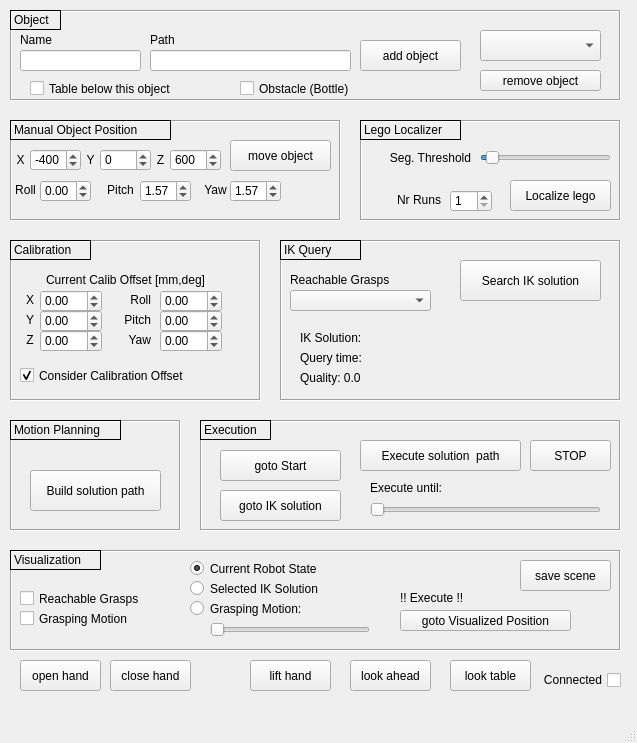
<?xml version="1.0" encoding="UTF-8"?>
<ui version="4.0">
 <class>MainWindowGraspingPipeline</class>
 <widget class="QMainWindow" name="MainWindowGraspingPipeline">
  <property name="geometry">
   <rect>
    <x>0</x>
    <y>0</y>
    <width>637</width>
    <height>743</height>
   </rect>
  </property>
  <property name="windowTitle">
   <string>iCub Grasping Pipeline</string>
  </property>
  <widget class="QWidget" name="centralwidget">
   <widget class="QCheckBox" name="checkBoxConnected">
    <property name="geometry">
     <rect>
      <x>520</x>
      <y>670</y>
      <width>101</width>
      <height>20</height>
     </rect>
    </property>
    <property name="layoutDirection">
     <enum>Qt::RightToLeft</enum>
    </property>
    <property name="text">
     <string>Connected</string>
    </property>
    <property name="checkable">
     <bool>false</bool>
    </property>
   </widget>
   <widget class="QFrame" name="frame">
    <property name="geometry">
     <rect>
      <x>280</x>
      <y>240</y>
      <width>341</width>
      <height>161</height>
     </rect>
    </property>
    <property name="frameShape">
     <enum>QFrame::Box</enum>
    </property>
    <property name="frameShadow">
     <enum>QFrame::Sunken</enum>
    </property>
    <widget class="QLabel" name="labelIKSolutionQuality">
     <property name="geometry">
      <rect>
       <x>20</x>
       <y>130</y>
       <width>281</width>
       <height>16</height>
      </rect>
     </property>
     <property name="text">
      <string>Quality: 0.0</string>
     </property>
    </widget>
    <widget class="QComboBox" name="comboBoxReachableGrasps">
     <property name="geometry">
      <rect>
       <x>10</x>
       <y>50</y>
       <width>141</width>
       <height>21</height>
      </rect>
     </property>
    </widget>
    <widget class="QPushButton" name="pushButtonSearchIK">
     <property name="geometry">
      <rect>
       <x>180</x>
       <y>20</y>
       <width>141</width>
       <height>41</height>
      </rect>
     </property>
     <property name="text">
      <string>Search IK solution</string>
     </property>
    </widget>
    <widget class="QLabel" name="labelIKSolution">
     <property name="geometry">
      <rect>
       <x>20</x>
       <y>90</y>
       <width>281</width>
       <height>16</height>
      </rect>
     </property>
     <property name="text">
      <string>IK Solution: &lt;not checked&gt;</string>
     </property>
    </widget>
    <widget class="QLabel" name="label_11">
     <property name="geometry">
      <rect>
       <x>10</x>
       <y>30</y>
       <width>151</width>
       <height>20</height>
      </rect>
     </property>
     <property name="text">
      <string>Reachable Grasps</string>
     </property>
     <property name="alignment">
      <set>Qt::AlignLeading|Qt::AlignLeft|Qt::AlignVCenter</set>
     </property>
    </widget>
    <widget class="QLabel" name="labelIKSolutionQuery">
     <property name="geometry">
      <rect>
       <x>20</x>
       <y>110</y>
       <width>281</width>
       <height>16</height>
      </rect>
     </property>
     <property name="text">
      <string>Query time:</string>
     </property>
    </widget>
    <widget class="QLabel" name="label_27">
     <property name="geometry">
      <rect>
       <x>0</x>
       <y>0</y>
       <width>81</width>
       <height>20</height>
      </rect>
     </property>
     <property name="frameShape">
      <enum>QFrame::Box</enum>
     </property>
     <property name="text">
      <string>IK Query</string>
     </property>
     <property name="alignment">
      <set>Qt::AlignLeading|Qt::AlignLeft|Qt::AlignVCenter</set>
     </property>
    </widget>
   </widget>
   <widget class="QFrame" name="frame_2">
    <property name="geometry">
     <rect>
      <x>10</x>
      <y>10</y>
      <width>611</width>
      <height>91</height>
     </rect>
    </property>
    <property name="autoFillBackground">
     <bool>false</bool>
    </property>
    <property name="styleSheet">
     <string notr="true"/>
    </property>
    <property name="frameShape">
     <enum>QFrame::Box</enum>
    </property>
    <property name="frameShadow">
     <enum>QFrame::Sunken</enum>
    </property>
    <widget class="QPushButton" name="pushButtonRemoveObject">
     <property name="geometry">
      <rect>
       <x>470</x>
       <y>60</y>
       <width>121</width>
       <height>21</height>
      </rect>
     </property>
     <property name="text">
      <string>remove object</string>
     </property>
    </widget>
    <widget class="QLineEdit" name="lineEditObjPath">
     <property name="geometry">
      <rect>
       <x>140</x>
       <y>40</y>
       <width>201</width>
       <height>21</height>
      </rect>
     </property>
    </widget>
    <widget class="QLabel" name="label_8">
     <property name="geometry">
      <rect>
       <x>140</x>
       <y>20</y>
       <width>41</width>
       <height>20</height>
      </rect>
     </property>
     <property name="text">
      <string>Path</string>
     </property>
     <property name="alignment">
      <set>Qt::AlignLeading|Qt::AlignLeft|Qt::AlignVCenter</set>
     </property>
    </widget>
    <widget class="QLabel" name="label_7">
     <property name="geometry">
      <rect>
       <x>10</x>
       <y>20</y>
       <width>41</width>
       <height>20</height>
      </rect>
     </property>
     <property name="text">
      <string>Name</string>
     </property>
     <property name="alignment">
      <set>Qt::AlignLeading|Qt::AlignLeft|Qt::AlignVCenter</set>
     </property>
    </widget>
    <widget class="QPushButton" name="pushButtonAddObj">
     <property name="geometry">
      <rect>
       <x>350</x>
       <y>30</y>
       <width>101</width>
       <height>31</height>
      </rect>
     </property>
     <property name="text">
      <string>add object</string>
     </property>
    </widget>
    <widget class="QLineEdit" name="lineEditObjName">
     <property name="geometry">
      <rect>
       <x>10</x>
       <y>40</y>
       <width>121</width>
       <height>21</height>
      </rect>
     </property>
    </widget>
    <widget class="QComboBox" name="comboBoxObject">
     <property name="geometry">
      <rect>
       <x>470</x>
       <y>20</y>
       <width>121</width>
       <height>31</height>
      </rect>
     </property>
    </widget>
    <widget class="QCheckBox" name="checkBoxTable">
     <property name="geometry">
      <rect>
       <x>20</x>
       <y>70</y>
       <width>171</width>
       <height>17</height>
      </rect>
     </property>
     <property name="text">
      <string>Table below this object</string>
     </property>
    </widget>
    <widget class="QLabel" name="label_25">
     <property name="geometry">
      <rect>
       <x>0</x>
       <y>0</y>
       <width>51</width>
       <height>20</height>
      </rect>
     </property>
     <property name="frameShape">
      <enum>QFrame::Box</enum>
     </property>
     <property name="text">
      <string>Object</string>
     </property>
     <property name="alignment">
      <set>Qt::AlignLeading|Qt::AlignLeft|Qt::AlignVCenter</set>
     </property>
    </widget>
    <widget class="QCheckBox" name="checkBoxObstacle">
     <property name="geometry">
      <rect>
       <x>230</x>
       <y>70</y>
       <width>171</width>
       <height>17</height>
      </rect>
     </property>
     <property name="text">
      <string>Obstacle (Bottle)</string>
     </property>
    </widget>
   </widget>
   <widget class="QFrame" name="frame_3">
    <property name="geometry">
     <rect>
      <x>200</x>
      <y>420</y>
      <width>421</width>
      <height>111</height>
     </rect>
    </property>
    <property name="frameShape">
     <enum>QFrame::Box</enum>
    </property>
    <property name="frameShadow">
     <enum>QFrame::Sunken</enum>
    </property>
    <widget class="QPushButton" name="pushButtonExecuteIK">
     <property name="geometry">
      <rect>
       <x>20</x>
       <y>70</y>
       <width>121</width>
       <height>31</height>
      </rect>
     </property>
     <property name="text">
      <string>goto IK solution</string>
     </property>
    </widget>
    <widget class="QPushButton" name="pushButtonExecutePath">
     <property name="geometry">
      <rect>
       <x>160</x>
       <y>20</y>
       <width>161</width>
       <height>31</height>
      </rect>
     </property>
     <property name="text">
      <string>Execute solution  path</string>
     </property>
    </widget>
    <widget class="QPushButton" name="pushButtonStartPose">
     <property name="geometry">
      <rect>
       <x>20</x>
       <y>30</y>
       <width>121</width>
       <height>31</height>
      </rect>
     </property>
     <property name="text">
      <string>goto Start</string>
     </property>
    </widget>
    <widget class="QSlider" name="horizontalSliderExecutePath">
     <property name="enabled">
      <bool>false</bool>
     </property>
     <property name="geometry">
      <rect>
       <x>170</x>
       <y>80</y>
       <width>231</width>
       <height>19</height>
      </rect>
     </property>
     <property name="maximum">
      <number>1000</number>
     </property>
     <property name="orientation">
      <enum>Qt::Horizontal</enum>
     </property>
    </widget>
    <widget class="QLabel" name="label_16">
     <property name="geometry">
      <rect>
       <x>170</x>
       <y>60</y>
       <width>141</width>
       <height>16</height>
      </rect>
     </property>
     <property name="text">
      <string>Execute until:</string>
     </property>
    </widget>
    <widget class="QPushButton" name="pushButtonExecutePathSTOP">
     <property name="geometry">
      <rect>
       <x>330</x>
       <y>20</y>
       <width>81</width>
       <height>31</height>
      </rect>
     </property>
     <property name="text">
      <string>STOP</string>
     </property>
    </widget>
    <widget class="QLabel" name="label_29">
     <property name="geometry">
      <rect>
       <x>0</x>
       <y>0</y>
       <width>71</width>
       <height>20</height>
      </rect>
     </property>
     <property name="frameShape">
      <enum>QFrame::Box</enum>
     </property>
     <property name="text">
      <string>Execution</string>
     </property>
     <property name="alignment">
      <set>Qt::AlignLeading|Qt::AlignLeft|Qt::AlignVCenter</set>
     </property>
    </widget>
   </widget>
   <widget class="QFrame" name="frame_4">
    <property name="geometry">
     <rect>
      <x>10</x>
      <y>550</y>
      <width>611</width>
      <height>101</height>
     </rect>
    </property>
    <property name="frameShape">
     <enum>QFrame::Box</enum>
    </property>
    <property name="frameShadow">
     <enum>QFrame::Sunken</enum>
    </property>
    <widget class="QRadioButton" name="radioButtonRobotVisuCurrent">
     <property name="geometry">
      <rect>
       <x>180</x>
       <y>10</y>
       <width>191</width>
       <height>17</height>
      </rect>
     </property>
     <property name="text">
      <string>Current Robot State</string>
     </property>
     <property name="checked">
      <bool>true</bool>
     </property>
    </widget>
    <widget class="QRadioButton" name="radioButtonRobotVisuIk">
     <property name="geometry">
      <rect>
       <x>180</x>
       <y>30</y>
       <width>191</width>
       <height>17</height>
      </rect>
     </property>
     <property name="text">
      <string>Selected IK Solution</string>
     </property>
    </widget>
    <widget class="QRadioButton" name="radioButtonRobotVisuGraspingMotion">
     <property name="geometry">
      <rect>
       <x>180</x>
       <y>50</y>
       <width>191</width>
       <height>17</height>
      </rect>
     </property>
     <property name="text">
      <string>Grasping Motion:</string>
     </property>
    </widget>
    <widget class="QSlider" name="horizontalSliderGraspingMotion">
     <property name="enabled">
      <bool>false</bool>
     </property>
     <property name="geometry">
      <rect>
       <x>200</x>
       <y>70</y>
       <width>160</width>
       <height>19</height>
      </rect>
     </property>
     <property name="maximum">
      <number>1000</number>
     </property>
     <property name="orientation">
      <enum>Qt::Horizontal</enum>
     </property>
    </widget>
    <widget class="QPushButton" name="pushButtonExecutePos">
     <property name="geometry">
      <rect>
       <x>390</x>
       <y>60</y>
       <width>171</width>
       <height>21</height>
      </rect>
     </property>
     <property name="text">
      <string>goto Visualized Position</string>
     </property>
    </widget>
    <widget class="QLabel" name="label_21">
     <property name="geometry">
      <rect>
       <x>390</x>
       <y>40</y>
       <width>141</width>
       <height>16</height>
      </rect>
     </property>
     <property name="text">
      <string>!! Execute !!</string>
     </property>
    </widget>
    <widget class="QCheckBox" name="checkBoxVisuGraspingMotion">
     <property name="geometry">
      <rect>
       <x>10</x>
       <y>60</y>
       <width>151</width>
       <height>17</height>
      </rect>
     </property>
     <property name="text">
      <string>Grasping Motion</string>
     </property>
    </widget>
    <widget class="QCheckBox" name="checkBoxVisuReachableGrasps">
     <property name="geometry">
      <rect>
       <x>10</x>
       <y>40</y>
       <width>151</width>
       <height>17</height>
      </rect>
     </property>
     <property name="text">
      <string>Reachable Grasps</string>
     </property>
    </widget>
    <widget class="QPushButton" name="pushButtonSave">
     <property name="geometry">
      <rect>
       <x>510</x>
       <y>10</y>
       <width>91</width>
       <height>31</height>
      </rect>
     </property>
     <property name="toolTip">
      <string>save scene with IK solution and trajectory to graspingPipeline_&lt;DateTimeString&gt;.xml</string>
     </property>
     <property name="text">
      <string>save scene</string>
     </property>
    </widget>
    <widget class="QLabel" name="label_30">
     <property name="geometry">
      <rect>
       <x>0</x>
       <y>0</y>
       <width>91</width>
       <height>20</height>
      </rect>
     </property>
     <property name="frameShape">
      <enum>QFrame::Box</enum>
     </property>
     <property name="text">
      <string>Visualization</string>
     </property>
     <property name="alignment">
      <set>Qt::AlignLeading|Qt::AlignLeft|Qt::AlignVCenter</set>
     </property>
    </widget>
   </widget>
   <widget class="QFrame" name="frame_5">
    <property name="geometry">
     <rect>
      <x>10</x>
      <y>420</y>
      <width>171</width>
      <height>111</height>
     </rect>
    </property>
    <property name="frameShape">
     <enum>QFrame::Box</enum>
    </property>
    <property name="frameShadow">
     <enum>QFrame::Sunken</enum>
    </property>
    <widget class="QPushButton" name="pushButtonBuildPath">
     <property name="geometry">
      <rect>
       <x>20</x>
       <y>50</y>
       <width>131</width>
       <height>41</height>
      </rect>
     </property>
     <property name="text">
      <string>Build solution path</string>
     </property>
    </widget>
    <widget class="QLabel" name="label_28">
     <property name="geometry">
      <rect>
       <x>0</x>
       <y>0</y>
       <width>111</width>
       <height>20</height>
      </rect>
     </property>
     <property name="frameShape">
      <enum>QFrame::Box</enum>
     </property>
     <property name="text">
      <string>Motion Planning</string>
     </property>
     <property name="alignment">
      <set>Qt::AlignLeading|Qt::AlignLeft|Qt::AlignVCenter</set>
     </property>
    </widget>
   </widget>
   <widget class="QFrame" name="frame_6">
    <property name="geometry">
     <rect>
      <x>10</x>
      <y>240</y>
      <width>251</width>
      <height>161</height>
     </rect>
    </property>
    <property name="frameShape">
     <enum>QFrame::Box</enum>
    </property>
    <property name="frameShadow">
     <enum>QFrame::Sunken</enum>
    </property>
    <widget class="QDoubleSpinBox" name="doubleSpinBoxOffsetPitch">
     <property name="geometry">
      <rect>
       <x>150</x>
       <y>70</y>
       <width>62</width>
       <height>22</height>
      </rect>
     </property>
     <property name="minimum">
      <double>-99.989999999999995</double>
     </property>
    </widget>
    <widget class="QLabel" name="label_13">
     <property name="geometry">
      <rect>
       <x>10</x>
       <y>50</y>
       <width>20</width>
       <height>20</height>
      </rect>
     </property>
     <property name="text">
      <string>X</string>
     </property>
     <property name="alignment">
      <set>Qt::AlignCenter</set>
     </property>
    </widget>
    <widget class="QDoubleSpinBox" name="doubleSpinBoxOffsetZ">
     <property name="geometry">
      <rect>
       <x>30</x>
       <y>90</y>
       <width>62</width>
       <height>22</height>
      </rect>
     </property>
     <property name="minimum">
      <double>-99.989999999999995</double>
     </property>
    </widget>
    <widget class="QDoubleSpinBox" name="doubleSpinBoxOffsetYaw">
     <property name="geometry">
      <rect>
       <x>150</x>
       <y>90</y>
       <width>62</width>
       <height>22</height>
      </rect>
     </property>
     <property name="minimum">
      <double>-180.000000000000000</double>
     </property>
     <property name="maximum">
      <double>180.000000000000000</double>
     </property>
    </widget>
    <widget class="QLabel" name="label_19">
     <property name="geometry">
      <rect>
       <x>100</x>
       <y>70</y>
       <width>41</width>
       <height>20</height>
      </rect>
     </property>
     <property name="text">
      <string>Pitch</string>
     </property>
     <property name="alignment">
      <set>Qt::AlignRight|Qt::AlignTrailing|Qt::AlignVCenter</set>
     </property>
    </widget>
    <widget class="QLabel" name="label_18">
     <property name="geometry">
      <rect>
       <x>100</x>
       <y>50</y>
       <width>41</width>
       <height>20</height>
      </rect>
     </property>
     <property name="text">
      <string>Roll</string>
     </property>
     <property name="alignment">
      <set>Qt::AlignRight|Qt::AlignTrailing|Qt::AlignVCenter</set>
     </property>
    </widget>
    <widget class="QLabel" name="label_12">
     <property name="geometry">
      <rect>
       <x>0</x>
       <y>30</y>
       <width>231</width>
       <height>20</height>
      </rect>
     </property>
     <property name="text">
      <string>Current Calib Offset [mm,deg]</string>
     </property>
     <property name="alignment">
      <set>Qt::AlignCenter</set>
     </property>
    </widget>
    <widget class="QDoubleSpinBox" name="doubleSpinBoxOffsetRoll">
     <property name="geometry">
      <rect>
       <x>150</x>
       <y>50</y>
       <width>62</width>
       <height>22</height>
      </rect>
     </property>
     <property name="minimum">
      <double>-99.989999999999995</double>
     </property>
    </widget>
    <widget class="QLabel" name="label_14">
     <property name="geometry">
      <rect>
       <x>10</x>
       <y>70</y>
       <width>20</width>
       <height>20</height>
      </rect>
     </property>
     <property name="text">
      <string>Y</string>
     </property>
     <property name="alignment">
      <set>Qt::AlignCenter</set>
     </property>
    </widget>
    <widget class="QDoubleSpinBox" name="doubleSpinBoxOffsetY">
     <property name="geometry">
      <rect>
       <x>30</x>
       <y>70</y>
       <width>62</width>
       <height>22</height>
      </rect>
     </property>
     <property name="minimum">
      <double>-99.989999999999995</double>
     </property>
    </widget>
    <widget class="QLabel" name="label_20">
     <property name="geometry">
      <rect>
       <x>100</x>
       <y>90</y>
       <width>41</width>
       <height>20</height>
      </rect>
     </property>
     <property name="text">
      <string>Yaw</string>
     </property>
     <property name="alignment">
      <set>Qt::AlignRight|Qt::AlignTrailing|Qt::AlignVCenter</set>
     </property>
    </widget>
    <widget class="QDoubleSpinBox" name="doubleSpinBoxOffsetX">
     <property name="geometry">
      <rect>
       <x>30</x>
       <y>50</y>
       <width>62</width>
       <height>22</height>
      </rect>
     </property>
     <property name="minimum">
      <double>-99.989999999999995</double>
     </property>
    </widget>
    <widget class="QLabel" name="label_15">
     <property name="geometry">
      <rect>
       <x>10</x>
       <y>90</y>
       <width>20</width>
       <height>20</height>
      </rect>
     </property>
     <property name="text">
      <string>Z</string>
     </property>
     <property name="alignment">
      <set>Qt::AlignCenter</set>
     </property>
    </widget>
    <widget class="QCheckBox" name="checkBoxUseOffset">
     <property name="geometry">
      <rect>
       <x>10</x>
       <y>120</y>
       <width>211</width>
       <height>31</height>
      </rect>
     </property>
     <property name="text">
      <string>Consider Calibration Offset</string>
     </property>
     <property name="checked">
      <bool>true</bool>
     </property>
    </widget>
    <widget class="QLabel" name="label_26">
     <property name="geometry">
      <rect>
       <x>0</x>
       <y>0</y>
       <width>81</width>
       <height>20</height>
      </rect>
     </property>
     <property name="frameShape">
      <enum>QFrame::Box</enum>
     </property>
     <property name="text">
      <string>Calibration</string>
     </property>
     <property name="alignment">
      <set>Qt::AlignLeading|Qt::AlignLeft|Qt::AlignVCenter</set>
     </property>
    </widget>
   </widget>
   <widget class="QFrame" name="frame_7">
    <property name="geometry">
     <rect>
      <x>10</x>
      <y>120</y>
      <width>331</width>
      <height>101</height>
     </rect>
    </property>
    <property name="frameShape">
     <enum>QFrame::Box</enum>
    </property>
    <property name="frameShadow">
     <enum>QFrame::Sunken</enum>
    </property>
    <widget class="QDoubleSpinBox" name="doubleSpinBoxPosRoll">
     <property name="geometry">
      <rect>
       <x>30</x>
       <y>60</y>
       <width>51</width>
       <height>22</height>
      </rect>
     </property>
     <property name="decimals">
      <number>2</number>
     </property>
     <property name="minimum">
      <double>-3.140000000000000</double>
     </property>
     <property name="maximum">
      <double>3.140000000000000</double>
     </property>
     <property name="singleStep">
      <double>0.100000000000000</double>
     </property>
    </widget>
    <widget class="QDoubleSpinBox" name="doubleSpinBoxPosY">
     <property name="geometry">
      <rect>
       <x>90</x>
       <y>29</y>
       <width>51</width>
       <height>22</height>
      </rect>
     </property>
     <property name="decimals">
      <number>0</number>
     </property>
     <property name="minimum">
      <double>-2000.000000000000000</double>
     </property>
     <property name="maximum">
      <double>2000.000000000000000</double>
     </property>
    </widget>
    <widget class="QDoubleSpinBox" name="doubleSpinBoxPosZ">
     <property name="geometry">
      <rect>
       <x>160</x>
       <y>29</y>
       <width>51</width>
       <height>22</height>
      </rect>
     </property>
     <property name="decimals">
      <number>0</number>
     </property>
     <property name="minimum">
      <double>-2000.000000000000000</double>
     </property>
     <property name="maximum">
      <double>2000.000000000000000</double>
     </property>
     <property name="value">
      <double>600.000000000000000</double>
     </property>
    </widget>
    <widget class="QLabel" name="label_6">
     <property name="geometry">
      <rect>
       <x>90</x>
       <y>60</y>
       <width>41</width>
       <height>20</height>
      </rect>
     </property>
     <property name="text">
      <string>Pitch</string>
     </property>
     <property name="alignment">
      <set>Qt::AlignCenter</set>
     </property>
    </widget>
    <widget class="QDoubleSpinBox" name="doubleSpinBoxPosX">
     <property name="geometry">
      <rect>
       <x>20</x>
       <y>29</y>
       <width>51</width>
       <height>22</height>
      </rect>
     </property>
     <property name="decimals">
      <number>0</number>
     </property>
     <property name="minimum">
      <double>-2000.000000000000000</double>
     </property>
     <property name="maximum">
      <double>2000.000000000000000</double>
     </property>
     <property name="value">
      <double>-400.000000000000000</double>
     </property>
    </widget>
    <widget class="QDoubleSpinBox" name="doubleSpinBoxPosYaw">
     <property name="geometry">
      <rect>
       <x>220</x>
       <y>60</y>
       <width>51</width>
       <height>22</height>
      </rect>
     </property>
     <property name="decimals">
      <number>2</number>
     </property>
     <property name="minimum">
      <double>-3.140000000000000</double>
     </property>
     <property name="maximum">
      <double>3.140000000000000</double>
     </property>
     <property name="singleStep">
      <double>0.100000000000000</double>
     </property>
     <property name="value">
      <double>1.570000000000000</double>
     </property>
    </widget>
    <widget class="QLabel" name="label_2">
     <property name="geometry">
      <rect>
       <x>70</x>
       <y>30</y>
       <width>21</width>
       <height>20</height>
      </rect>
     </property>
     <property name="text">
      <string>Y</string>
     </property>
     <property name="alignment">
      <set>Qt::AlignCenter</set>
     </property>
    </widget>
    <widget class="QLabel" name="label_3">
     <property name="geometry">
      <rect>
       <x>140</x>
       <y>30</y>
       <width>21</width>
       <height>20</height>
      </rect>
     </property>
     <property name="text">
      <string>Z</string>
     </property>
     <property name="alignment">
      <set>Qt::AlignCenter</set>
     </property>
    </widget>
    <widget class="QLabel" name="label_5">
     <property name="geometry">
      <rect>
       <x>190</x>
       <y>60</y>
       <width>31</width>
       <height>20</height>
      </rect>
     </property>
     <property name="text">
      <string>Yaw</string>
     </property>
     <property name="alignment">
      <set>Qt::AlignCenter</set>
     </property>
    </widget>
    <widget class="QDoubleSpinBox" name="doubleSpinBoxPosPitch">
     <property name="geometry">
      <rect>
       <x>130</x>
       <y>60</y>
       <width>51</width>
       <height>22</height>
      </rect>
     </property>
     <property name="decimals">
      <number>2</number>
     </property>
     <property name="minimum">
      <double>-3.140000000000000</double>
     </property>
     <property name="maximum">
      <double>3.140000000000000</double>
     </property>
     <property name="singleStep">
      <double>0.100000000000000</double>
     </property>
     <property name="value">
      <double>1.570000000000000</double>
     </property>
    </widget>
    <widget class="QLabel" name="label">
     <property name="geometry">
      <rect>
       <x>0</x>
       <y>30</y>
       <width>21</width>
       <height>20</height>
      </rect>
     </property>
     <property name="text">
      <string>X</string>
     </property>
     <property name="alignment">
      <set>Qt::AlignCenter</set>
     </property>
    </widget>
    <widget class="QLabel" name="label_4">
     <property name="geometry">
      <rect>
       <x>0</x>
       <y>60</y>
       <width>31</width>
       <height>20</height>
      </rect>
     </property>
     <property name="text">
      <string>Roll</string>
     </property>
     <property name="alignment">
      <set>Qt::AlignCenter</set>
     </property>
    </widget>
    <widget class="QPushButton" name="pushButtonMoveObj">
     <property name="geometry">
      <rect>
       <x>220</x>
       <y>20</y>
       <width>101</width>
       <height>31</height>
      </rect>
     </property>
     <property name="text">
      <string>move object</string>
     </property>
    </widget>
    <widget class="QLabel" name="label_24">
     <property name="geometry">
      <rect>
       <x>0</x>
       <y>0</y>
       <width>161</width>
       <height>20</height>
      </rect>
     </property>
     <property name="frameShape">
      <enum>QFrame::Box</enum>
     </property>
     <property name="text">
      <string>Manual Object Position</string>
     </property>
     <property name="alignment">
      <set>Qt::AlignLeading|Qt::AlignLeft|Qt::AlignVCenter</set>
     </property>
    </widget>
   </widget>
   <widget class="QFrame" name="frame_8">
    <property name="geometry">
     <rect>
      <x>360</x>
      <y>120</y>
      <width>261</width>
      <height>101</height>
     </rect>
    </property>
    <property name="frameShape">
     <enum>QFrame::Box</enum>
    </property>
    <property name="frameShadow">
     <enum>QFrame::Sunken</enum>
    </property>
    <widget class="QSpinBox" name="spinBoxLocalizations">
     <property name="geometry">
      <rect>
       <x>90</x>
       <y>70</y>
       <width>42</width>
       <height>22</height>
      </rect>
     </property>
     <property name="minimum">
      <number>1</number>
     </property>
     <property name="maximum">
      <number>30</number>
     </property>
    </widget>
    <widget class="QPushButton" name="pushButtonLocalizeLego">
     <property name="geometry">
      <rect>
       <x>150</x>
       <y>60</y>
       <width>101</width>
       <height>31</height>
      </rect>
     </property>
     <property name="text">
      <string>Localize lego</string>
     </property>
    </widget>
    <widget class="QLabel" name="label_17">
     <property name="geometry">
      <rect>
       <x>10</x>
       <y>70</y>
       <width>71</width>
       <height>20</height>
      </rect>
     </property>
     <property name="text">
      <string>Nr Runs</string>
     </property>
     <property name="alignment">
      <set>Qt::AlignRight|Qt::AlignTrailing|Qt::AlignVCenter</set>
     </property>
    </widget>
    <widget class="QSlider" name="horizontalSliderThreshold">
     <property name="enabled">
      <bool>true</bool>
     </property>
     <property name="geometry">
      <rect>
       <x>120</x>
       <y>28</y>
       <width>131</width>
       <height>19</height>
      </rect>
     </property>
     <property name="maximum">
      <number>255</number>
     </property>
     <property name="value">
      <number>10</number>
     </property>
     <property name="orientation">
      <enum>Qt::Horizontal</enum>
     </property>
    </widget>
    <widget class="QLabel" name="label_22">
     <property name="geometry">
      <rect>
       <x>10</x>
       <y>28</y>
       <width>101</width>
       <height>20</height>
      </rect>
     </property>
     <property name="text">
      <string>Seg. Threshold</string>
     </property>
     <property name="alignment">
      <set>Qt::AlignRight|Qt::AlignTrailing|Qt::AlignVCenter</set>
     </property>
    </widget>
    <widget class="QLabel" name="label_23">
     <property name="geometry">
      <rect>
       <x>0</x>
       <y>0</y>
       <width>101</width>
       <height>20</height>
      </rect>
     </property>
     <property name="frameShape">
      <enum>QFrame::Box</enum>
     </property>
     <property name="text">
      <string>Lego Localizer</string>
     </property>
     <property name="alignment">
      <set>Qt::AlignLeading|Qt::AlignLeft|Qt::AlignVCenter</set>
     </property>
    </widget>
   </widget>
   <widget class="QPushButton" name="pushButtonOpenHand">
    <property name="geometry">
     <rect>
      <x>20</x>
      <y>660</y>
      <width>81</width>
      <height>31</height>
     </rect>
    </property>
    <property name="text">
     <string>open hand</string>
    </property>
   </widget>
   <widget class="QPushButton" name="pushButtonCloseHand">
    <property name="geometry">
     <rect>
      <x>110</x>
      <y>660</y>
      <width>81</width>
      <height>31</height>
     </rect>
    </property>
    <property name="text">
     <string>close hand</string>
    </property>
   </widget>
   <widget class="QPushButton" name="pushButtonLiftHand">
    <property name="geometry">
     <rect>
      <x>250</x>
      <y>660</y>
      <width>81</width>
      <height>31</height>
     </rect>
    </property>
    <property name="text">
     <string>lift hand</string>
    </property>
   </widget>
   <widget class="QPushButton" name="pushButtonLookTable">
    <property name="geometry">
     <rect>
      <x>450</x>
      <y>660</y>
      <width>81</width>
      <height>31</height>
     </rect>
    </property>
    <property name="text">
     <string>look table</string>
    </property>
   </widget>
   <widget class="QPushButton" name="pushButtonLookAhead">
    <property name="geometry">
     <rect>
      <x>350</x>
      <y>660</y>
      <width>81</width>
      <height>31</height>
     </rect>
    </property>
    <property name="text">
     <string>look ahead</string>
    </property>
   </widget>
  </widget>
  <widget class="QMenuBar" name="menubar">
   <property name="geometry">
    <rect>
     <x>0</x>
     <y>0</y>
     <width>637</width>
     <height>21</height>
    </rect>
   </property>
  </widget>
  <widget class="QStatusBar" name="statusbar"/>
 </widget>
 <tabstops>
  <tabstop>lineEditObjName</tabstop>
  <tabstop>lineEditObjPath</tabstop>
  <tabstop>pushButtonAddObj</tabstop>
  <tabstop>comboBoxObject</tabstop>
  <tabstop>doubleSpinBoxPosX</tabstop>
  <tabstop>doubleSpinBoxPosY</tabstop>
  <tabstop>doubleSpinBoxPosZ</tabstop>
  <tabstop>doubleSpinBoxPosRoll</tabstop>
  <tabstop>doubleSpinBoxPosPitch</tabstop>
  <tabstop>doubleSpinBoxPosYaw</tabstop>
  <tabstop>pushButtonMoveObj</tabstop>
  <tabstop>pushButtonRemoveObject</tabstop>
  <tabstop>checkBoxTable</tabstop>
  <tabstop>pushButtonLocalizeLego</tabstop>
  <tabstop>spinBoxLocalizations</tabstop>
  <tabstop>doubleSpinBoxOffsetX</tabstop>
  <tabstop>doubleSpinBoxOffsetY</tabstop>
  <tabstop>doubleSpinBoxOffsetZ</tabstop>
  <tabstop>doubleSpinBoxOffsetRoll</tabstop>
  <tabstop>doubleSpinBoxOffsetPitch</tabstop>
  <tabstop>doubleSpinBoxOffsetYaw</tabstop>
  <tabstop>checkBoxUseOffset</tabstop>
  <tabstop>comboBoxReachableGrasps</tabstop>
  <tabstop>pushButtonSearchIK</tabstop>
  <tabstop>pushButtonBuildPath</tabstop>
  <tabstop>pushButtonStartPose</tabstop>
  <tabstop>pushButtonExecuteIK</tabstop>
  <tabstop>pushButtonExecutePath</tabstop>
  <tabstop>pushButtonExecutePos</tabstop>
  <tabstop>checkBoxVisuReachableGrasps</tabstop>
  <tabstop>checkBoxVisuGraspingMotion</tabstop>
  <tabstop>radioButtonRobotVisuCurrent</tabstop>
  <tabstop>radioButtonRobotVisuIk</tabstop>
  <tabstop>radioButtonRobotVisuGraspingMotion</tabstop>
  <tabstop>horizontalSliderGraspingMotion</tabstop>
  <tabstop>checkBoxConnected</tabstop>
  <tabstop>horizontalSliderExecutePath</tabstop>
 </tabstops>
 <resources/>
 <connections/>
</ui>
